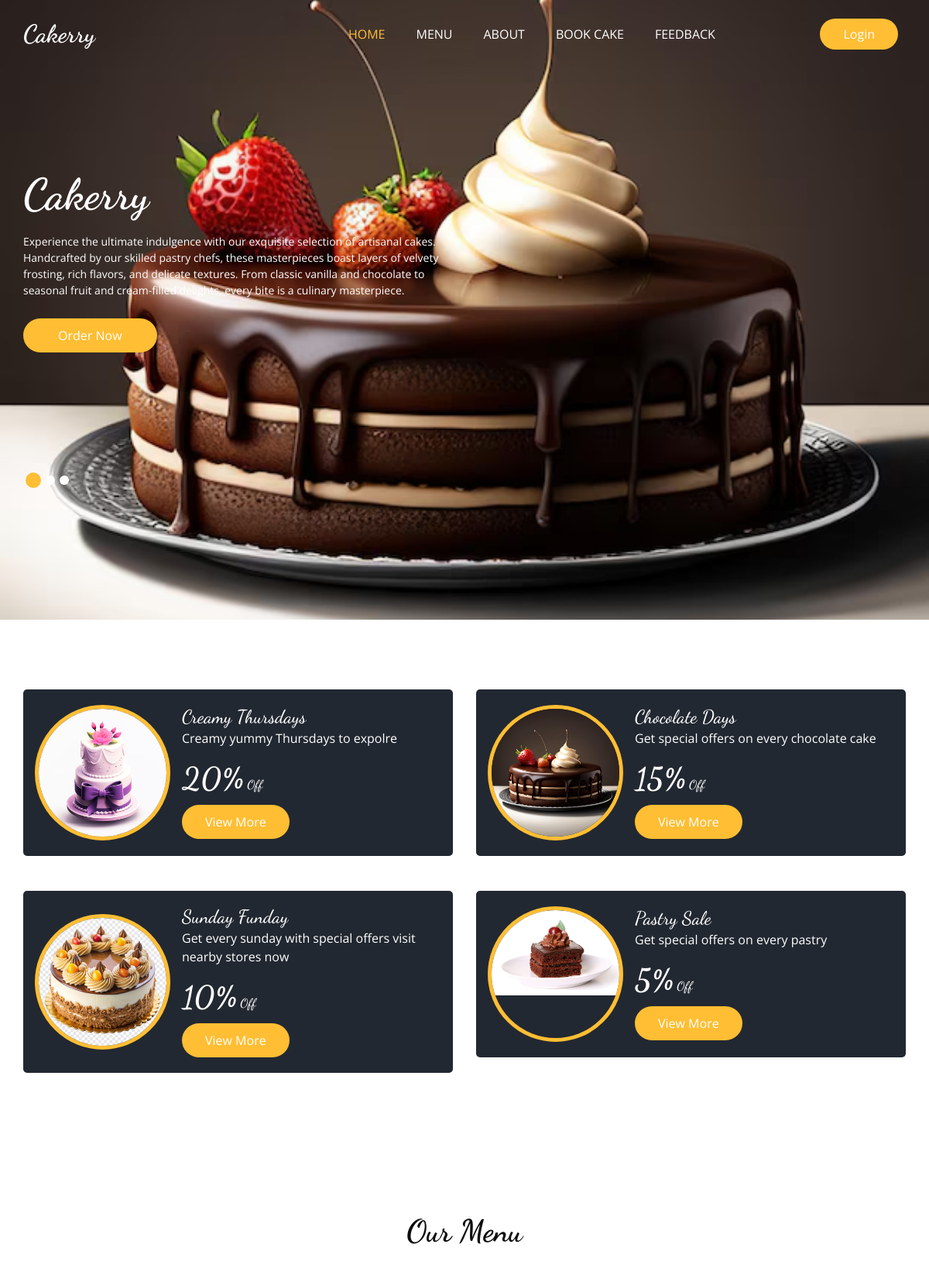
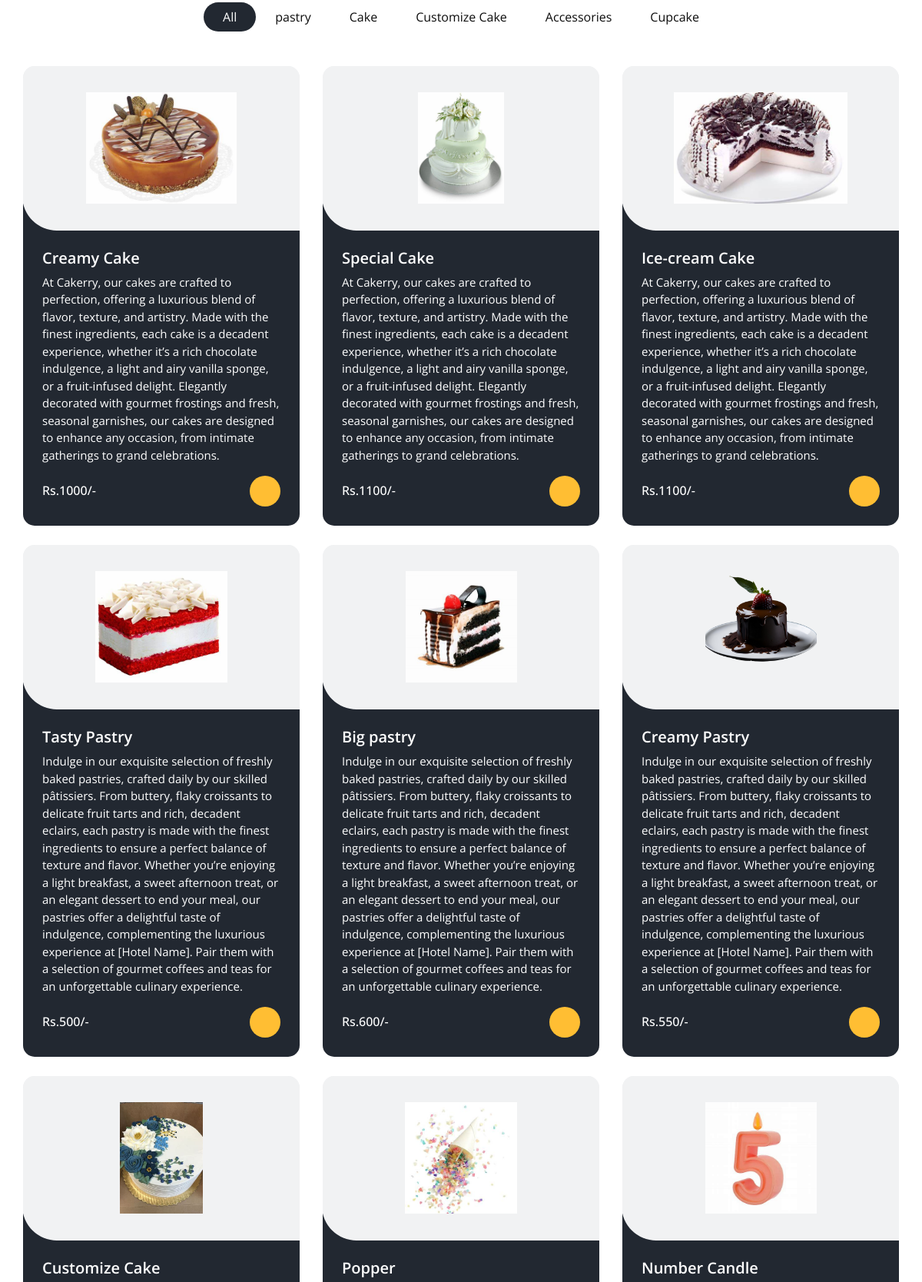
The page / (upper part) on the database its author committed (2 pictures, top to bottom).
### cake/models.py (models this page shows, shortened)
class ItemList(models.Model):
    Category_name = models.CharField(max_length=20)
    def __str__(self):
        return self.Category_name

class Items(models.Model):
    Item_name = models.CharField(max_length=40)
    Description = models.TextField(blank=False)
    Price = models.IntegerField()
    Category = models.ForeignKey(ItemList,related_name='Name', on_delete=models.CASCADE)
    Image = models.ImageField(upload_to='items/')

### cake/views.py (the view)
# urls.py: 2. Add a URL to urlpatterns:  path('', Home.as_view(), name='home')
def Home(request):
   items = Items.objects.all()
   list = ItemList.objects.all()
   review = Feedback.objects.all()
   return render(request,'home.html',{'items':items,'list':list , 'review':review})

### Templates/home.html (shortened to what this page needs)
{% extends "base.html" %}
{% load static %}
{% block slider %}<section class="slider_section ">
  <div id="customCarousel1" class="carousel slide" data-ride="carousel">
    <div class="carousel-inner">
      <div class="carousel-item active">
        <div class="container ">
          <div class="row">
            <div class="col-md-7 col-lg-6 ">
              <div class="detail-box">
                <h1>
                  Cakerry
                </h1>
                <p>
                    Experience the ultimate indulgence with our exquisite selection of artisanal cakes. Handcrafted by our skilled pastry chefs, these masterpieces boast layers of velvety frosting, rich flavors, and delicate textures. From classic vanilla and chocolate to seasonal fruit and cream-filled delights, every bite is a culinary masterpiece.
                </p>
                <div class="btn-box">
                  <a href="" class="btn1">
                    Order Now
                  </a>
                </div>
              </div>
            </div>
          </div>
        </div>
      </div>
    </div>
    <div class="container">
      <ol class="carousel-indicators">
        <li data-target="#customCarousel1" data-slide-to="0" class="active"></li>
        <li data-target="#customCarousel1" data-slide-to="1"></li>
        <li data-target="#customCarousel1" data-slide-to="2"></li>
      </ol>
    </div>
  </div>
</section>{% endblock slider %}
{% block home_status %}active{% endblock home_status %}
{% block main %}
  <section class="offer_section layout_padding-bottom">
    <div class="offer_container">
      <div class="container ">
        <div class="row">
          <div class="col-md-6  ">
            <div class="box ">
              <div class="img-box">
                <img src=" {% static 'images/cakke5.avif' %} " alt="">
              </div>
              <div class="detail-box">
                <h5>
                  Creamy Thursdays
                </h5>
                <p>Creamy yummy Thursdays to expolre</p>
                <h6>
                  <span>20%</span> Off
                </h6>
                <a href="">
                  View More
                </a>
              </div>
            </div>
          </div>
          <div class="col-md-6  ">
            <div class="box ">
              <div class="img-box">
                <img src="{% static 'images/cake1.avif' %}" alt="">
              </div>
              <div class="detail-box">
                <h5>
                  Chocolate Days
                </h5>
                <p>Get special offers on every chocolate cake </p>
                <h6>
                  <span>15%</span> Off
                </h6>
                <a href="">
                  View More
                </a>
              </div>
            </div>
          </div>
          <div class="col-md-6  ">
            <div class="box ">
              <div class="img-box">
                <img src="{% static 'images/cake2.avif' %}" alt="">
              </div>
              <div class="detail-box">
                <h5>
                  Sunday Funday
                </h5>
                <p>Get every sunday with special offers visit nearby stores now</p>
                <h6>
                  <span>10%</span> Off
                </h6>
                <a href="">
                  View More
                </a>
              </div>
            </div>
          </div>
          <div class="col-md-6  ">
            <div class="box ">
              <div class="img-box">
                <img src="{% static 'images/cake4.avif' %}" alt="">
              </div>
              <div class="detail-box">
                <h5>
                  Pastry Sale
                </h5>
                <p>Get special offers on every pastry </p>
                <h6>
                  <span>5%</span> Off
                </h6>
                <a href="">
                  View More
                </a>
              </div>
            </div>
          </div>
        </div>
      </div>
    </div>
  </section>
  <section class="food_section layout_padding">
    <div class="container">
      <div class="heading_container heading_center">
        <h2>
          Our Menu
        </h2>
      </div>
      <ul class="filters_menu">
        <li class="active" data-filter="*">All</li>
        {% for i in list %}
        <li data-filter=".{{i.Category_name}}">{{i.Category_name}}</li>
        {% endfor %}
      </ul>
      <div class="filters-content">
        <div class="row grid">
          {% for j in items %}
          <div class="col-sm-6 col-lg-4 all {{j.Category}}">
            <div class="box">
              <div>
                <div class="img-box">
                  <img src="/media/{{j.Image}}" alt="">
                </div>
                <div class="detail-box">
                  <h5>
                    {{j.Item_name}}
                  </h5>
                  <p>
                    {{j.Description}}
                  </p>
                  <div class="options">
                    <h6>
                      Rs.{{j.Price}}/-
                    </h6>
                    <a href="">
                      <svg version="1.1" id="Capa_1"  x="0px" y="0px" viewBox="0 0 456.029 456.029" style="enable-background:new 0 0 456.029 456.029;" xml:space="preserve">
                        <g>
                          <g>
                          </g>
                        </g>
                        <g>
                          <g>
                          </g>
                        </g>
                        <g>
                          <g>
                          </g>
                        </g>
                        <g>
                        </g>
                        <g>
                        </g>
                        <g>
                        </g>
                        <g>
                        </g>
                        <g>
                        </g>
                        <g>
                        </g>
                        <g>
                        </g>
                        <g>
                        </g>
                        <g>
                        </g>
                        <g>
                        </g>
                        <g>
                        </g>
                        <g>
                        </g>
                        <g>
                        </g>
                        <g>
                        </g>
                        <g>
                        </g>
                      </svg>
                    </a>
                  </div>
                </div>
              </div>
            </div>
          </div>
          {% endfor %}
        </div>
      </div>
    </div>
  </section>
{% endblock main %}

### Static/css/responsive.css (style rules this page uses)
@media (min-width: 1200px) { .container { max-width: 1170px; } }

### rows shown on the page
ItemList: Category_name "pastry"
ItemList: Category_name "Cake"
ItemList: Category_name "Customize Cake"
ItemList: Category_name "Accessories"
ItemList: Category_name "Cupcake"
Items: Image (picture), Item_name "Creamy Cake", Description "At Cakerry, our cakes are crafted to perfection, offering a luxurious blend of flavor, texture, and artistry. Made with the finest ingredients, each cake is a decadent experience, whether it’s a rich chocolate indulgence, a light and airy vanilla sponge, or a fruit-infused delight. Elegantly decorated with gourmet frostings and fresh, seasonal garnishes, our cakes are designed to enhance any occasion, from intimate gatherings to grand celebrations.", Price "1000"
Items: Image (picture), Item_name "Special Cake", Description "At Cakerry, our cakes are crafted to perfection, offering a luxurious blend of flavor, texture, and artistry. Made with the finest ingredients, each cake is a decadent experience, whether it’s a rich chocolate indulgence, a light and airy vanilla sponge, or a fruit-infused delight. Elegantly decorated with gourmet frostings and fresh, seasonal garnishes, our cakes are designed to enhance any occasion, from intimate gatherings to grand celebrations.", Price "1100"
Items: Image (picture), Item_name "Ice-cream Cake", Description "At Cakerry, our cakes are crafted to perfection, offering a luxurious blend of flavor, texture, and artistry. Made with the finest ingredients, each cake is a decadent experience, whether it’s a rich chocolate indulgence, a light and airy vanilla sponge, or a fruit-infused delight. Elegantly decorated with gourmet frostings and fresh, seasonal garnishes, our cakes are designed to enhance any occasion, from intimate gatherings to grand celebrations.", Price "1100"
Items: Image (picture), Item_name "Tasty Pastry", Description "Indulge in our exquisite selection of freshly baked pastries, crafted daily by our skilled pâtissiers. From buttery, flaky croissants to delicate fruit tarts and rich, decadent eclairs, each pastry is made with the finest ingredients to ensure a perfect balance of texture and flavor. Whether you’re enjoying a light breakfast, a sweet afternoon treat, or an elegant dessert to end your meal, our pastries offer a delightful taste of indulgence, complementing the luxurious experience at [Hotel Name]. Pair them with a selection of gourmet coffees and teas for an unforgettable culinary experience.", Price "500"
Items: Image (picture), Item_name "Big pastry", Description "Indulge in our exquisite selection of freshly baked pastries, crafted daily by our skilled pâtissiers. From buttery, flaky croissants to delicate fruit tarts and rich, decadent eclairs, each pastry is made with the finest ingredients to ensure a perfect balance of texture and flavor. Whether you’re enjoying a light breakfast, a sweet afternoon treat, or an elegant dessert to end your meal, our pastries offer a delightful taste of indulgence, complementing the luxurious experience at [Hotel Name]. Pair them with a selection of gourmet coffees and teas for an unforgettable culinary experience.", Price "600"
Items: Image (picture), Item_name "Creamy Pastry", Description "Indulge in our exquisite selection of freshly baked pastries, crafted daily by our skilled pâtissiers. From buttery, flaky croissants to delicate fruit tarts and rich, decadent eclairs, each pastry is made with the finest ingredients to ensure a perfect balance of texture and flavor. Whether you’re enjoying a light breakfast, a sweet afternoon treat, or an elegant dessert to end your meal, our pastries offer a delightful taste of indulgence, complementing the luxurious experience at [Hotel Name]. Pair them with a selection of gourmet coffees and teas for an unforgettable culinary experience.", Price "550"
Items: Image (picture), Item_name "Customize Cake"
Items: Image (picture), Item_name "Popper"
Items: Image (picture), Item_name "Number Candle"
